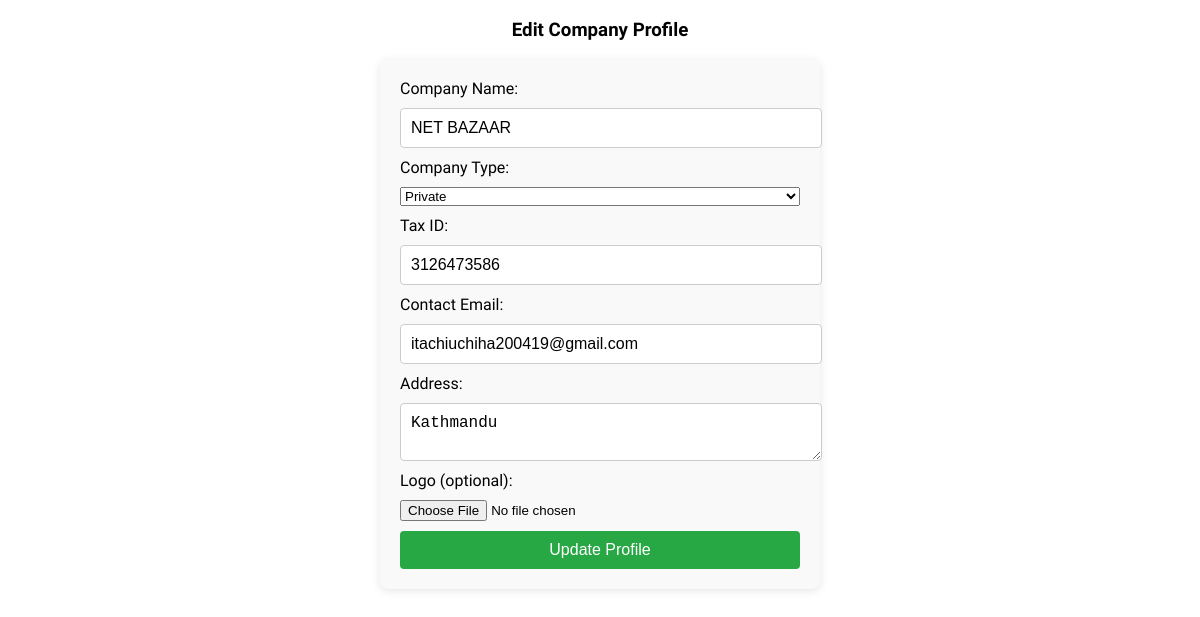
Screenshot of /seller_account.php (signed in) with the database file from the repository.
### tables this page shows
CREATE TABLE `seller` (
  `seller_id` int(11) NOT NULL,
  `seller_name` varchar(100) NOT NULL,
  `company_name` varchar(150) NOT NULL,
  `company_type` enum('Individual','Private Limited','LLP','Partnership') NOT NULL,
  `tax_id` varchar(50) NOT NULL,
  `email` varchar(100) NOT NULL,
  `address` text DEFAULT NULL,
  `password` varchar(255) NOT NULL,
  `role` varchar(10) NOT NULL DEFAULT 'seller',
  `status` enum('pending','approved','suspended') DEFAULT 'pending',
  `created_at` timestamp NOT NULL DEFAULT current_timestamp(),
  `logo` varchar(255) DEFAULT NULL
);

### seller_account.php (the view, shortened to what this page needs)
<?php
require_once 'db.php';
$seller_id = $_SESSION['user_id'];
$stmt = $conn->prepare("SELECT * FROM seller WHERE seller_id = ?");
$stmt->bind_param("i", $seller_id);
$stmt->execute();
$result = $stmt->get_result();
$seller = $result->fetch_assoc();
?>
<!DOCTYPE html>
<html>
<head>
    <link rel="stylesheet" href="src/seller_account.css">
</head>
<body>
        <h3>Edit Company Profile</h3>
        <div>
            <form method="POST" enctype="multipart/form-data">
                <label>Company Name:</label>
                <input type="text" name="company_name" value="<?= htmlspecialchars($seller['company_name']) ?>" required>
                <label>Company Type:</label>
                <select name="company_type">
                    <option value="Private" <?= $seller['company_type'] === 'Private' ? 'selected' : '' ?>>Private</option>
                </select>
                <label>Tax ID:</label>
                <input type="text" name="tax_id" value="<?= htmlspecialchars($seller['tax_id']) ?>" required>
                <label>Contact Email:</label>
                <input type="email" name="email" value="<?= htmlspecialchars($seller['email']) ?>" required>
                <label>Address:</label>
                <textarea name="address" required><?= htmlspecialchars($seller['address']) ?></textarea>
                <label>Logo (optional):</label>
                <input type="file" name="logo" accept="image/*">
                <button type="submit" name="update_profile">Update Profile</button>
            </form>
        </div>
</body>
</html>

### src/seller_account.css (style rules this page uses)
body { font-family: "Familjen Grotesk", sans-serif; }
h3 { text-align: center; }
form { display: flex; flex-direction: column; gap: 10px; max-width: 400px; margin: auto; padding: 20px; background-color: #f9f9f9; border-radius: 8px; box-shadow: 0 2px 10px rgba(0, 0, 0, 0.1); transition: all 0.3s ease; }
input[type="text"], input[type="email"], textarea { width: 100%; padding: 10px; border: 1px solid #ccc; border-radius: 4px; font-size: 16px; transition: border-color 0.3s ease; }
button { background-color: #28a745; color: white; padding: 10px 15px; border: none; border-radius: 4px; cursor: pointer; font-size: 16px; transition: background-color 0.3s ease, transform 0.3s ease; }

### rows the page displays
seller: company_name "NET BAZAAR", tax_id "3126473586", email "itachiuchiha200419@gmail.com", address "Kathmandu"
